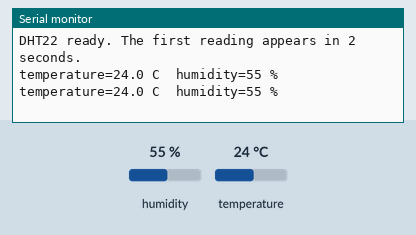
Bench run of a sketch on a simulated ESP32. Shown: the last lines printed to the serial monitor. The test bench sets the inputs (shaded band); at power-on: humidity 55 %, temperature 24 °C.

Above: at 4.8 s.
4.9 s: humidity set to 22 %
At 6.6 s:
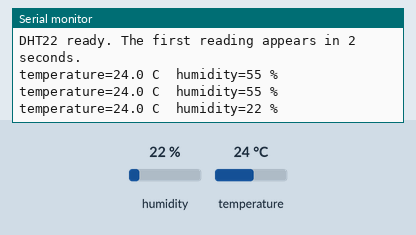
7.9 s: temperature set to 12 °C
At 9.5 s:
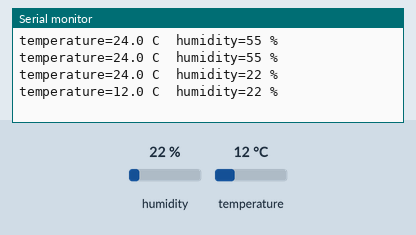
10.9 s: humidity set to 40 %
At 12.9 s:
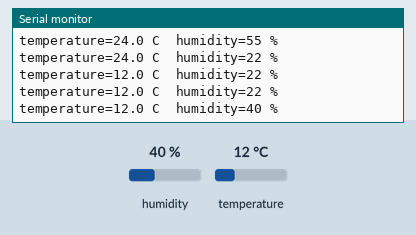
Timing chart, 0 to 14.4 s (numbered marks = the images above; inputs shaded):
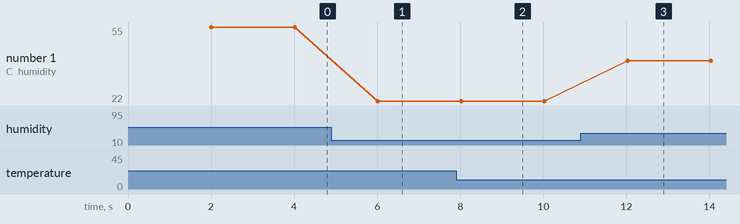

Measured:
- after the input at 4.9 s, the serial monitor: prints a new line after 1.1 s (image 1)
- after the input at 7.9 s, the serial monitor: prints a new line after 0.12 s (image 2)
- after the input at 10.9 s, the serial monitor: prints a new line after 1.1 s (image 3)
- plotted number 1: 55 → 22 after the input at 4.9 s, 22 → 40 after the input at 10.9 s

The sketch:

module06_dht22.ino
```cpp
// Module 6 - Practice 4: temperature and humidity with the DHT22
// The DATA pin of the DHT22 module goes to D14. The DHT22 module gets 3.3 V, NOT 5 V.
// Library: DHT sensor library by Adafruit 1.4.7 (installed with it: Adafruit Unified Sensor 1.1.15).

#include <DHT.h>

const int PIN_DHT = 14;  // D14: DHT22 (canonical pin map)

DHT dht(PIN_DHT, DHT22);  // the sensor "object": where its DATA pin is connected and which type it is

void setup() {
  Serial.begin(115200);
  dht.begin();
  Serial.println("DHT22 ready. The first reading appears in 2 seconds.");
}

void loop() {
  delay(2000);  // the DHT22 can be read at most once every 2 seconds

  float temperature = dht.readTemperature();  // degrees Celsius
  float humidity = dht.readHumidity();        // percent

  if (isnan(temperature) || isnan(humidity)) {  // NAN = "not a number": the reading failed
    Serial.println("Failed to read the DHT22! Check the DATA, VCC, and GND wires.");
    return;  // skip the rest of loop(); the next pass tries again
  }

  Serial.print("temperature=");
  Serial.print(temperature, 1);  // 1 digit after the decimal point
  Serial.print(" C  humidity=");
  Serial.print(humidity, 0);
  Serial.println(" %");
}
```
